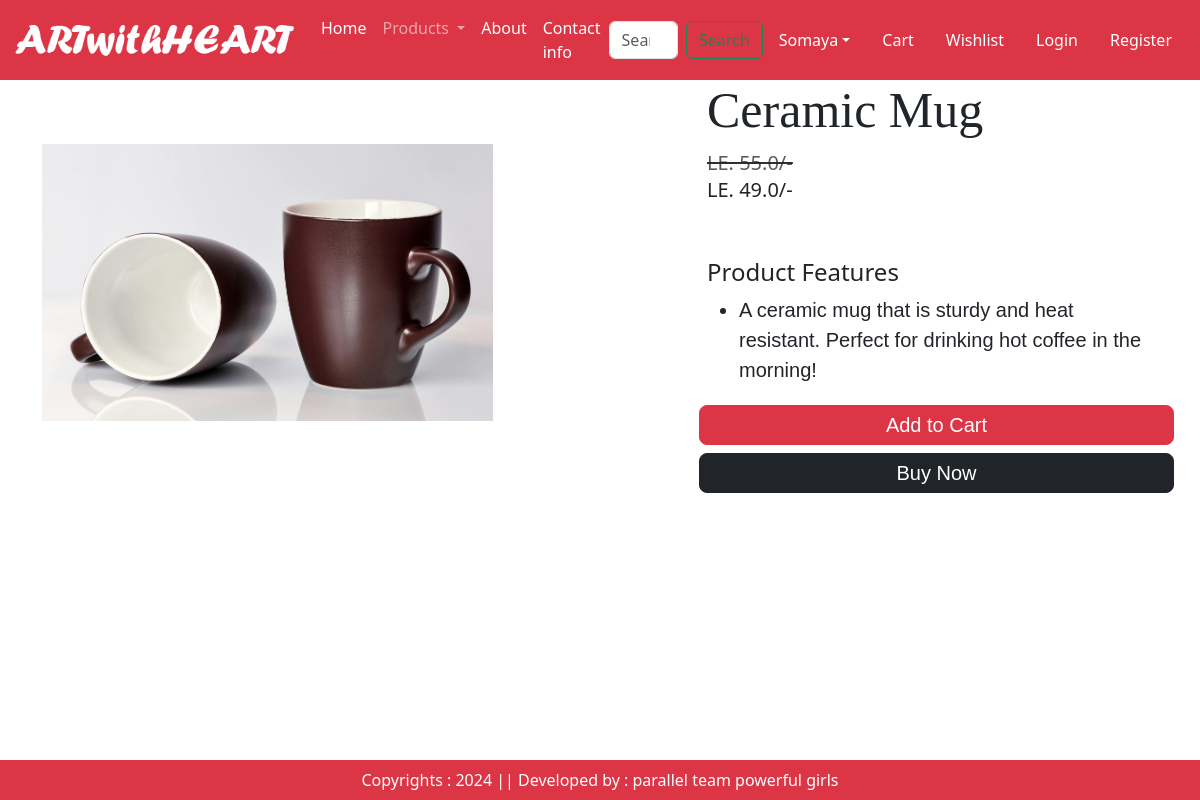
/product-detail/13, run on the app's committed database.
### app/models.py (models this page shows, shortened)
class Product(models.Model):
    title = models.CharField(max_length=100)
    selling_price = models.FloatField()
    discounted_price = models.FloatField()
    description = models.TextField()
    composition = models.TextField(default=' ')
    prodapp = models.TextField(default=' ')
    category = models.CharField(choices=CATEGORY_CHOICES,max_length=2)
    product_image = models.ImageField(upload_to='product')

### app/views.py (the view)
# urls.py: path("product-detail/<int:pk>", views.ProductDetail.as_view(),name="product-detail"),
class ProductDetail(View):
    def get(self, request, pk):
        product = Product.objects.get(pk=pk)
        return render(request,"app/productdetail.html",locals())

### app/templates/app/productdetail.html (shortened to what this page needs)
{% extends 'app/base.html' %}
{% load static %}
{% block main-content %}
    <div class="container">
        <div class="row flex justify-content-between">
            <div class="img2 col-lg-5 mt-5">
                <img src="{{product.product_image.url}}" class="image col-xs-6 cil-sm-12
                 col-lg-12 mt-3 text-sm-center w-100 h-75" alt="">
            </div>
            <div class="productdetail col-lg-5">
                <h1 style="font-family: Georgia, 'Times New Roman', Times, serif;
                font-size: 50px;">
                    {{product.title}}
                </h1>
                <small class="text-decoration-line-through text-muted fs-5">
                    <del> LE. {{product.selling_price}}/-
                </small>
                <h5>
                   LE. {{product.discounted_price}}/-
                </h5>
                <br><br><h4>Product Features</h4>
                <ul class="fs-5" style="font-family: 'Gill Sans', 'Gill Sans MT', Calibri, 'Trebuchet MS', sans-serif ;">
                    <li>{{product.description}}</li>
                </ul>
                <div class="buttons row flex" style="font-family: 'Gill Sans', 'Gill Sans MT', Calibri, 'Trebuchet MS', sans-serif;">
                    <button type="submit" class="d-grid gap-2 btn1 btn btn-danger
                     p-1 m-1 btn-lg text-decoration-none text-white">
                        Add to Cart
                    </button>
                    <div class="btn btn-dark p-1 m-1 btn-lg">
                        <a href="#" class="text-decoration-none text-white">
                            Buy Now
                        </a>
                    </div>
                </div>
            </div>
        </div>
    </div>
{%endblock main-content %}

### data on the page
Product: product_image (picture), title "Ceramic Mug", selling_price "55.0", discounted_price "49.0", description "A ceramic mug that is sturdy and heat resistant. Perfect for drinking hot coffee in the morning!"
